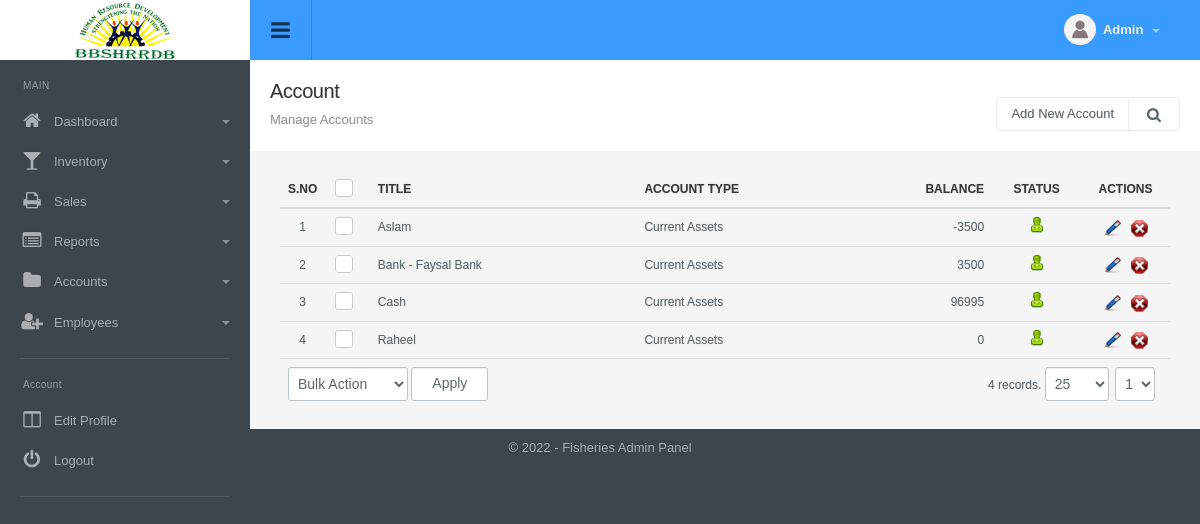
The page /account_manage.php (signed in) on the database its author committed.
### tables this page shows
CREATE TABLE `config_variable` (
  `id` int(11) NOT NULL,
  `config_type_id` int(11) NOT NULL,
  `title` varchar(512) NOT NULL,
  `notes` varchar(512) NOT NULL,
  `type` varchar(200) NOT NULL,
  `default_values` text NOT NULL,
  `key` varchar(200) NOT NULL,
  `value` text NOT NULL,
  `sortorder` int(11) NOT NULL
);

CREATE TABLE `menu` (
  `id` int(11) NOT NULL,
  `title` varchar(100) NOT NULL,
  `url` varchar(100) NOT NULL,
  `parent_id` int(11) NOT NULL,
  `depth` int(1) NOT NULL,
  `sortorder` int(11) NOT NULL,
  `icon` varchar(200) NOT NULL,
  `small_icon` varchar(200) NOT NULL
);

CREATE TABLE `account` (
  `id` int(11) NOT NULL,
  `title` varchar(50) NOT NULL,
  `type` int(11) NOT NULL,
  `description` varchar(1000) DEFAULT NULL,
  `balance` decimal(10,2) NOT NULL,
  `is_petty_cash` int(1) NOT NULL DEFAULT '0',
  `status` int(11) NOT NULL DEFAULT '1',
  `ts` timestamp NOT NULL DEFAULT CURRENT_TIMESTAMP ON UPDATE CURRENT_TIMESTAMP
);

### include/utility.php (called while the page is built, shortened)
<?php
function get_config($var){
	global $dblink;
	$sql="select value from config_variable where `key`='".slash($var)."'";
	$resConfig=doquery($sql,$dblink);
	if(numrows($resConfig)>0){
		while($rowConfig=dofetch($resConfig))
			return unslash($rowConfig["value"]);
	}
}
$site_title=get_config("site_title");
$file_upload_root="./uploads/";
function slash($str){
	if(!is_array($str))
		return utf8_encode(addslashes($str));
	else{
		for($i=0; $i<count($str); $i++)
			$str[$i]=slash($str[$i]);
		return $str;
	}
}
function unslash($str){
	return stripslashes(utf8_decode($str));
	}
function getAccountType($value){
	if( $value == 1 ) {
		return "Fixed Assets";
	}
	elseif( $value == 2 ) {
		return "Capital";
	}
	else {
		return "Current Assets";
	}
}
function get_account_balance( $account_id, $datetime = "" ){
	global $dblink;
	if( empty( $datetime ) ) {
		$datetime = date( "Y-m-d H:i:s" );
	}
	$account = dofetch( doquery( "select is_petty_cash, balance from account where id='".$account_id."'", $dblink ) );
	$balance = $account[ "balance" ];
	$balance_transactions = dofetch( doquery( "select sum(amount) as balance from (SELECT id, amount as amount FROM `transaction` a where a.account_id='".$account_id."' and datetime_added<='".$datetime."' union select id, -amount from transaction b where b.reference_id='".$account_id."' and datetime_added<='".$datetime."') as transactions", $dblink ) );
	$balance = $balance + $balance_transactions[ "balance" ];
	$expense = dofetch( doquery( "select sum(amount) as total from expense where status=1 and account_id = '".$account_id."' and datetime_added<='".$datetime."'", $dblink ) );
	$balance -= $expense[ "total" ];
	$salary_payment = dofetch( doquery( "select sum(amount) as total from salary_payment where status=1 and account_id = '".$account_id."' and datetime_added<='".$datetime."'", $dblink ) );
	$balance -= $salary_payment[ "total" ];
	$supplier_payment = dofetch( doquery( "select sum(amount) as total from supplier_payment where status=1 and account_id = '".$account_id."' and datetime_added<='".$datetime."'", $dblink ) );
	$balance -= $supplier_payment[ "total" ];
	$customer_payment = dofetch( doquery( "select sum(amount) as total from customer_payment where status=1 and account_id = '".$account_id."' and datetime_added<='".$datetime."'", $dblink ) );
	$balance += $customer_payment[ "total" ];
	return $balance;
}

### include/db.php (called while the page is built, shortened)
<?php
function doquery($qr,$lnk){
	@$res=mysqli_query($lnk,$qr) or die($qr." - ".mysqli_error($lnk));
	return $res;
}
function dofetch($rs){
	@$rec=mysqli_fetch_array($rs);
	return $rec;
}
function numrows($rs){
	return mysqli_num_rows($rs);
}

### modules/account/list.php (the view, shortened to what this page needs)
<?php
$extra='';
?>
<div class="page-header">
	<h1 class="title">Account</h1>
  	<ol class="breadcrumb">
    	<li class="active">Manage Accounts</li>
  	</ol>
  	<div class="right">
    	<div class="btn-group" role="group" aria-label="...">
        	<a href="account_manage.php?tab=add" class="btn btn-light editproject">Add New Account</a>
            <a id="topstats" class="btn btn-light" href="#"><i class="fa fa-search"></i></a>
    	</div>
    </div>
</div>
<div class="panel-body table-responsive">
	<table class="table table-hover list">
    	<thead>
            <tr>
                <th width="5%" class="text-center">S.No</th>
                <th class="text-center" width="5%"><div class="checkbox checkbox-primary">
                    <label for="select_all"></label></div></th>
                <th width="30%">Title</th>
                <th width="20%">Account Type</th>
                <th width="20%" class="text-right">Balance</th>
                <th width="10%" class="text-center">Status</th>
                <th width="10%" class="text-center">Actions</th>
            </tr>
        </thead>
        <tbody>
            <?php
            $sql="select * from account where 1 $extra order by type, title";
            $rs=show_page($rows, $pageNum, $sql);
            if(numrows($rs)>0){
                $sn=1;
                while($r=dofetch($rs)){
                    ?>
                    <tr>
                        <td class="text-center"><?php echo $sn;?></td>
                        <td class="text-center"><div class="checkbox margin-t-0 checkbox-primary">
                            <label for="<?php echo "rec_".$sn?>"></label></div>
                        </td>
                        <td><?php echo unslash($r["title"]); ?></td>
                        <td><?php echo getAccountType(unslash($r["type"])); ?></td>
                        <td class="text-right"><?php echo get_account_balance(unslash($r["id"])); ?></td>
                        <td class="text-center">
                            <a href="account_manage.php?id=<?php echo $r['id'];?>&tab=status&s=<?php echo ($r["status"]==0)?1:0;?>">
                                <?php
                                if($r["status"]==0){
                                    ?>
                                    <img src="images/offstatus.png" alt="Off" title="Set Status On">
                                    <?php
                                }
                                else{
                                    ?>
                                    <img src="images/onstatus.png" alt="On" title="Set Status Off">
                                    <?php
                                }
                                ?>
                            </a>
                        </td>
                        <td class="text-center">
                            	<a href="account_manage.php?tab=edit&id=<?php echo $r['id'];?>"><img title="Edit Record" alt="Edit" src="images/edit.png"></a>&nbsp;&nbsp;
                            	<a onclick="return confirm('Are you sure you want to delete')" href="account_manage.php?id=<?php echo $r['id'];?>&amp;tab=delete"><img title="Delete Record" alt="Delete" src="images/delete.png"></a>
                        </td>
                    </tr>
                    <?php
                    $sn++;
                }
                ?>
                <tr>
                    <td colspan="4" class="actions">
                        <select name="bulk_action" class="" id="bulk_action" title="Choose Action">
                            <option value="null">Bulk Action</option>
                        </select>
                        <input type="button" name="apply" value="Apply" id="apply_bulk_action" class="btn btn-light" title="Apply Action"  />
                    </td>
                    <td colspan="3" class="paging" title="Paging" align="right"><?php echo pages_list($rows, "account", $sql, $pageNum)?></td>
                </tr>
                <?php
            }
            else{
                ?>
                <tr>
                    <td colspan="7"  class="no-record">No Result Found</td>
                </tr>
                <?php
            }
            ?>
        </tbody>
     </table>
</div>

### include/header.php (shortened to what this page needs)
<!DOCTYPE html PUBLIC "-//W3C//DTD XHTML 1.0 Transitional//EN" "http://www.w3.org/TR/xhtml1/DTD/xhtml1-transitional.dtd">
<html xmlns="http://www.w3.org/1999/xhtml">
<head>
<link type="text/css" rel="stylesheet" href="css/font-awesome.min.css" />
<link type="text/css" rel="stylesheet" href="css/font-awesome.css" />
<link type="text/css" rel="stylesheet"  href="css/bootstrap.css" />
<link rel="stylesheet" href="css/bootstrap-datetimepicker.min.css" />
<link type="text/css" rel="stylesheet"  href="css/awesome-bootstrap-checkbox.css" />
<link href="css/general.css" type="text/css" rel="stylesheet" />
<link type="text/css" rel="stylesheet"  href="css/style.css" />
</head>
<body>
	<div id="wrapper" class="round_corners">
    	<div id="top" class="clearfix">
            <div class="applogo">
                <a href="index.php" class="logo"><?php $admin_logo=get_config("admin_logo"); if(empty($admin_logo)) echo $site_title; else { ?><img src="<?php echo $file_upload_root;?>config/<?php echo $admin_logo?>" /><?php }?></a>
            </div>
            <a class="sidebar-open-button" href="#"><i class="fa fa-bars"></i></a>
            <ul class="top-right">
            	<li class="dropdown link">
                	<a class="dropdown-toggle profilebox" data-toggle="dropdown" href="#">
                    	<img alt="img" src="images/profileimg-default.png">
                        <b><?php echo ucfirst((isset($_SESSION["logged_in_admin"]) && $_SESSION["logged_in_admin"]!="")?$_SESSION["logged_in_admin"]["name"]:"Guest");?></b>
                        <span class="caret"></span>
                    </a>
                </li>
           </ul>
        </div>
        <div class="sidebar clearfix">
       		<ul class="sidebar-panel nav">
  				<li class="sidetitle">MAIN</li>
				<?php
					$parents=doquery("select * from menu where parent_id=0 order by sortorder",$dblink);
					if(numrows($parents)>0){
						while($parent=dofetch($parents)){
						?>
						<li>
                        	<a href="<?php echo unslash($parent["url"])?>"><span class="icon color5"><i class="fa fa-<?php echo unslash($parent["small_icon"])?>"></i></span><?php echo unslash($parent["title"])?>
							<?php
								$submenus=doquery("select * from menu where parent_id='".$parent["id"]."' order by sortorder",$dblink);
								if(numrows($submenus)>0){
									?>
                                <span class="caret"></span></a>
                                <?php
                            }
							else{
								echo "</a>";
							}
							?>
						</li>
						<?php
					}
				}
				?>
         	</ul>
            <ul class="sidebar-panel nav">
                <li class="sidetitle">Account</li>
                <li><a href="admin_manage.php?tab=edit&id=<?php echo $_SESSION["logged_in_admin"]["id"]?>"><span class="icon color15"><i class="fa fa-columns"></i></span>Edit Profile</a></li>
                <li><a href="logout.php"><span class="icon color12"><i class="fa falist fa-power-off"></i></span>Logout</a></li>
            </ul>
	    </div>
		<div class="content">

### include/footer.php (shortened to what this page needs)
<div id="footer" class="bottom_round_corners">
	<div id="footer_content">
    	<address>&copy; <?php echo date("Y");?> - <?php echo $site_title; ?> Admin Panel</address>
    </div>
</div>
<link href="js/fancybox/jquery.fancybox.css" rel="stylesheet" type="text/css" />
<link href="js/chosen/chosen.css" rel="stylesheet" type="text/css" />
<?php include("include/upload_center.php");?>
</body>
</html>

### rows shown on the page
config_variable: value (picture)
menu: title "Dashboard"
menu: title "Inventory"
menu: title "Sales"
menu: title "Reports"
menu: title "Accounts"
menu: title "Employees"
account: title "Aslam", type "Current Assets", id "-3500", status 1 (drawn)
account: title "Bank - Faysal Bank", type "Current Assets", id "3500", status 1 (drawn)
account: title "Cash", type "Current Assets", id "96995", status 1 (drawn)
account: title "Raheel", type "Current Assets", id "0", status 1 (drawn)
config_variable: value "Fisheries"

### other values the page prints
pages_list($rows, "account", $sql, $pageNum) "4 records."
form field page "1"
